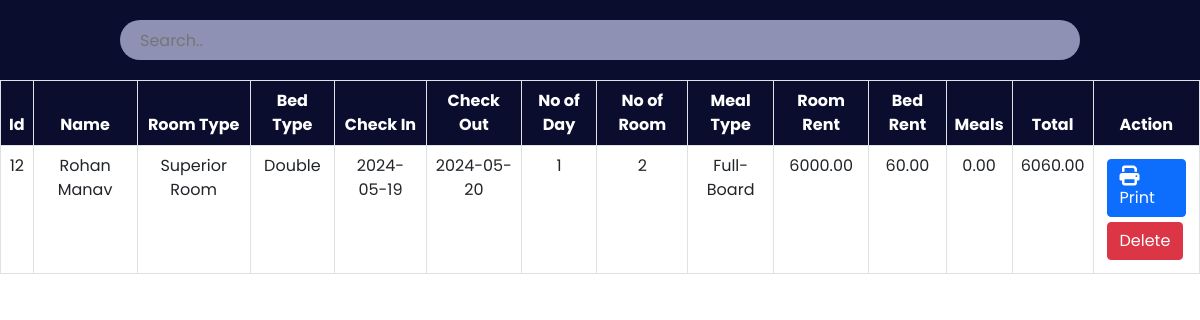
Screenshot of /admin/payment.php with the database file from the repository.
### tables this page shows
CREATE TABLE `payment` (
  `id` int(30) NOT NULL,
  `Name` varchar(30) NOT NULL,
  `Email` varchar(30) NOT NULL,
  `RoomType` varchar(30) NOT NULL,
  `Bed` varchar(30) NOT NULL,
  `NoofRoom` int(30) NOT NULL,
  `cin` date NOT NULL,
  `cout` date NOT NULL,
  `noofdays` int(30) NOT NULL,
  `roomtotal` double(8,2) NOT NULL,
  `bedtotal` double(8,2) NOT NULL,
  `meal` varchar(30) NOT NULL,
  `mealtotal` double(8,2) NOT NULL,
  `finaltotal` double(8,2) NOT NULL
);

### admin/payment.php (the view, shortened to what this page needs)
<?php
    include '../config.php';
?>
<!DOCTYPE html>
<html lang="en">
<head>
    <link href="https://cdn.jsdelivr.net/npm/bootstrap@5.0.2/dist/css/bootstrap.min.css" rel="stylesheet">
    <link rel="stylesheet" href="https://cdnjs.cloudflare.com/ajax/libs/font-awesome/6.2.0/css/all.min.css"/>
	<link rel="stylesheet" href="css/roombook.css">
</head>
<body>
    <div class="searchsec">
        <input type="text" name="search_bar" id="searchbar" placeholder="Search..">
    </div>
    <div class="roombooktable">
        <?php
            $paymenttablesql = "SELECT * FROM payment";
            $paymentresult = mysqli_query($conn, $paymenttablesql);
        ?>
        <table class="table table-bordered" id="table-data">
            <thead>
                <tr>
                    <th scope = "col">Id</th>
                    <th scope = "col">Name</th>
                    <th scope = "col">Room Type</th>
                    <th scope = "col">Bed Type</th>
                    <th scope = "col">Check In</th>
                    <th scope = "col">Check Out</th>
                    <th scope = "col">No of Day</th>
                    <th scope = "col">No of Room</th>
                    <th scope = "col">Meal Type</th>
                    <th scope = "col">Room Rent</th>
                    <th scope = "col">Bed Rent</th>
                    <th scope = "col">Meals</th>
                    <th scope = "col">Total</th>
                    <th scope = "col">Action</th>
                </tr>
            </thead>
            <tbody>
                <?php
                    while($res = mysqli_fetch_array($paymentresult)){
                ?>
                <tr>
                <td><?php echo $res['id'] ?></td>
                    <td><?php echo $res['Name'] ?></td>
                    <td><?php echo $res['RoomType'] ?></td>
                    <td><?php echo $res['Bed'] ?></td>
					<td><?php echo $res['cin'] ?></td>
                    <td><?php echo $res['cout'] ?></td>
					<td><?php echo $res['noofdays'] ?></td>
                    <td><?php echo $res['NoofRoom'] ?></td>
                    <td><?php echo $res['meal'] ?></td>
                    <td><?php echo $res['roomtotal'] ?></td>
					<td><?php echo $res['bedtotal'] ?></td>
					<td><?php echo $res['mealtotal'] ?></td>
					<td><?php echo $res['finaltotal'] ?></td>
                    <td class="action">
                        <a href="invoiceprint.php?id= <?php echo $res['id']?>"><button class="btn btn-primary"><i class="fa-solid fa-print"></i>Print</button></a>
						<a href="paymentdelete.php?id=<?php echo $res['id']?>"><button class="btn btn-danger">Delete</button></a>
                    </td>
                </tr>
                <?php
                    }
                ?>
            </tbody>
        </table>
    </div>
</body>
</html>

### admin/css/roombook.css (style rules this page uses)
:root { --bg-text-shadow: 0 2px 4px rgb(13 0 77 / 8%), 0 3px 6px rgb(13 0 77 / 8%), 0 8px 16px rgb(13 0 77 / 8%); --bg-box-shadow: 0px 0px 20px 6px rgba(26, 30, 164, 0.31); }
body { background-color: #ffff; }
* { margin: 0; padding: 0; font-family: 'Poppins', sans-serif; }
i { font-size: 20px; }
.searchsec { height: 80px; width: 100%; display: flex; justify-content: space-evenly; align-items: center; background-color: #0a0d2d; position: fixed; z-index: 500; }
#searchbar { height: 40px; width: 80%; border: none; background-color: rgba(195, 198, 233, 0.714); padding-left: 20px; border-radius: 30px; }
a { color: black; }
.roombooktable { position: absolute; color: #0a0d2d; margin-top: 80px; width: 100%; height: 100vh; padding-bottom: 900px; }
.roombooktable thead { background-color: #0a0d2d; color: white; text-align: center; }
.roombooktable tbody { text-align: center; }
.action a { text-decoration: none; }
.action button { display: flex; flex-wrap: wrap; margin: 5px; }

### rows the page displays
payment: id "12", Name "Rohan Manav", RoomType "Superior Room", Bed "Double", cin "2024-05-19", cout "2024-05-20", noofdays "1", NoofRoom "2", meal "Full-Board", roomtotal "6000.00", bedtotal "60.00", mealtotal "0.00", finaltotal "6060.00"
